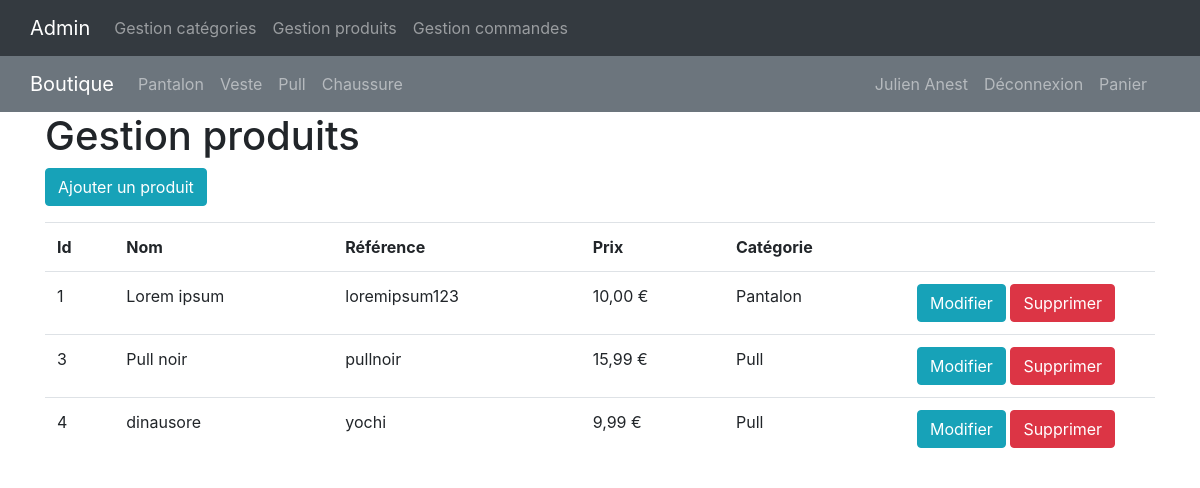
/admin/produits.php (signed in), run on the app's committed database.
### tables this page shows
CREATE TABLE `categorie` (
  `id` int(11) NOT NULL AUTO_INCREMENT,
  `nom` varchar(50) NOT NULL,
  PRIMARY KEY (`id`)
);

CREATE TABLE `produit` (
  `id` int(11) NOT NULL AUTO_INCREMENT,
  `nom` varchar(255) NOT NULL,
  `description` text NOT NULL,
  `reference` varchar(50) NOT NULL,
  `prix` float NOT NULL,
  `categorie_id` int(11) NOT NULL,
  `photo` varchar(255) DEFAULT NULL,
  PRIMARY KEY (`id`),
  UNIQUE KEY `reference_UNIQUE` (`reference`),
  KEY `fk_produit_categorie_idx` (`categorie_id`),
  CONSTRAINT `fk_produit_categorie` FOREIGN KEY (`categorie_id`) REFERENCES `categorie` (`id`) ON DELETE NO ACTION ON UPDATE NO ACTION
);

### include/fonctions.php (called while the page is built, shortened)
<?php
function prixFr($prix)
{
	return number_format($prix, 2, ',', ' ') . ' €';
}

### admin/produits.php (the view, shortened to what this page needs)
<?php
require_once __DIR__ . '/../include/init.php';
$query = <<<EOS
SELECT p.*, c.nom AS categorie_nom
FROM produit p
JOIN categorie c ON p.categorie_id = c.id
EOS;
$stmt = $pdo->query($query);
$produits = $stmt->fetchAll();
include __DIR__ . '/../layout/top.php';
?>
<h1>Gestion produits</h1>
<p>
	<a class="btn btn-info" href="produit-edit.php">Ajouter un produit</a>
</p>
<table class="table">
	<tr>
		<th>Id</th>
		<th>Nom</th>
		<th>Référence</th>
		<th>Prix</th>
		<th>Catégorie</th>
		<th width="250px"></th>
	</tr>
	<?php
	foreach ($produits as $produit) :
	?>
		<tr>
			<td><?= $produit['id']; ?></td>
			<td><?= $produit['nom']; ?></td>
			<td><?= $produit['reference']; ?></td>
			<td><?= prixFr($produit['prix']); ?></td>
			<td><?= $produit['categorie_nom']; ?></td>
			<td>
				<a class="btn btn-info"
					href="produit-edit.php?id=<?= $produit['id']; ?>">
					Modifier
				</a>
				<a class="btn btn-danger"
					href="produit-delete.php?id=<?= $produit['id']; ?>">
					Supprimer
				</a>
			</td>
		</tr>
	<?php
	endforeach;
	?>
</table>
<?php
include __DIR__ . '/../layout/bottom.php';
?>

### layout/menu-categorie.php
<?php
$query = 'SELECT * FROM categorie';
$stmt = $pdo->query($query);
$categoriesMenu = $stmt->fetchAll();
?>
<div class="navbar-collapse">
	<ul class="navbar-nav">
		<?php
		foreach ($categoriesMenu as $categorieMenu) :
		?>
		<li class="nav-item">
			<a class="nav-link"
			   href="<?= RACINE_WEB; ?>categorie.php?id=<?= $categorieMenu['id']; ?>">
				<?= $categorieMenu['nom']; ?>
			</a>
		</li>
		<?php
		endforeach;
		?>
	<ul>
</div>

### data on the page
categorie: nom "Pantalon"
categorie: nom "Veste"
categorie: nom "Pull"
categorie: nom "Chaussure"
produit: id "1", nom "Lorem ipsum", reference "loremipsum123", prix "10,00 €", categorie.nom "Pantalon"
produit: id "3", nom "Pull noir", reference "pullnoir", prix "15,99 €", categorie.nom "Pull"
produit: id "4", nom "dinausore", reference "yochi", prix "9,99 €", categorie.nom "Pull"

### other printed values
getUserFullName() "Julien Anest"
